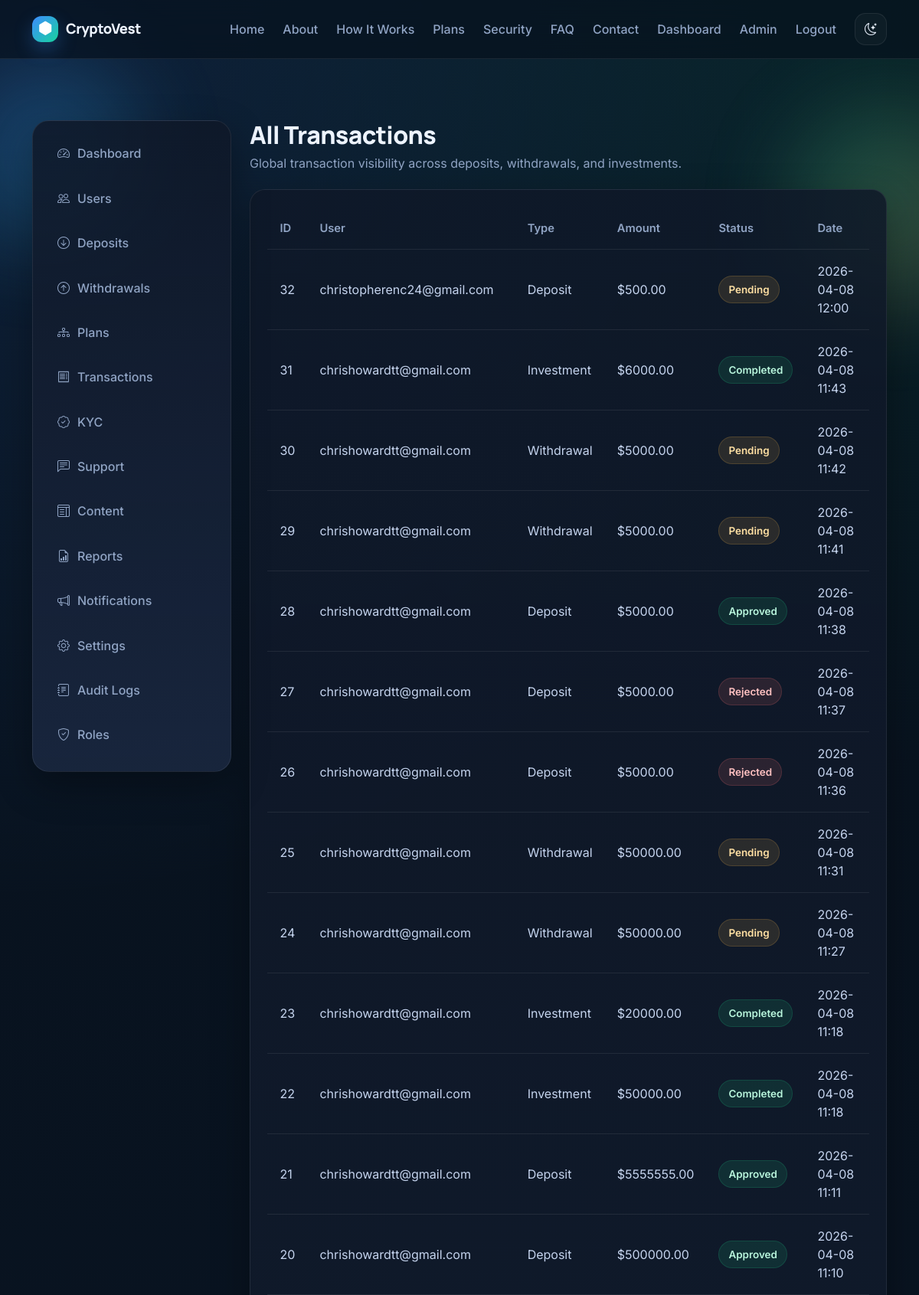
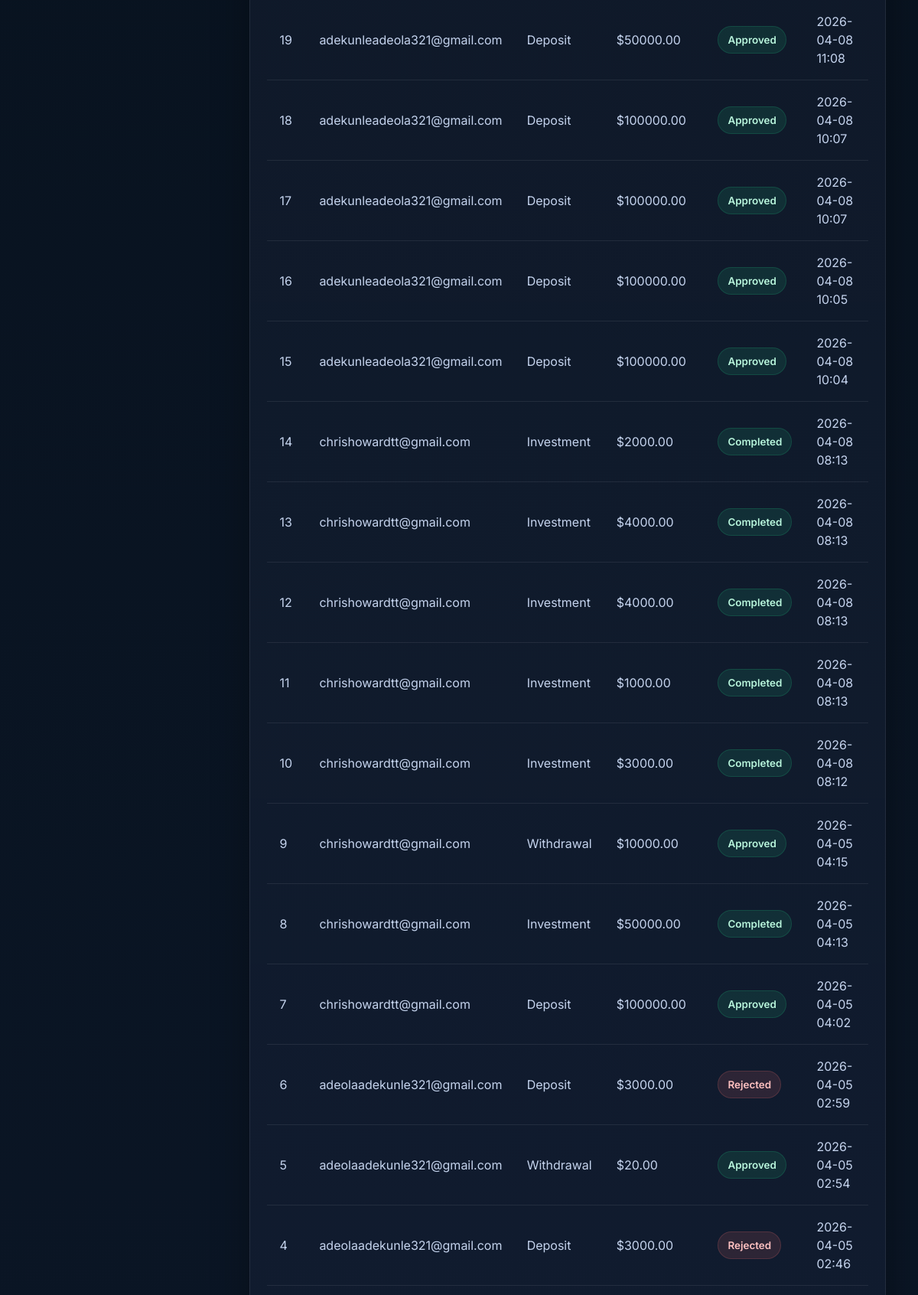
/admin/transactions (signed in, upper part), run on the app's committed database (2 pictures, top to bottom).
### app/models.py (models this page shows, shortened)
class Transaction(db.Model):
    id = db.Column(db.Integer, primary_key=True)
    user_id = db.Column(db.Integer, db.ForeignKey("user.id"), nullable=False)
    tx_type = db.Column(db.String(30), nullable=False)  # deposit, withdrawal, investment
    asset = db.Column(db.String(20), default="USDT")
    amount = db.Column(db.Float, nullable=False)
    network = db.Column(db.String(50), nullable=True)
    wallet_address = db.Column(db.String(255), nullable=True)
    status = db.Column(db.String(30), default="pending")
    reference = db.Column(db.String(120), nullable=True)
    notes = db.Column(db.Text, nullable=True)
    created_at = db.Column(db.DateTime, default=datetime.utcnow)

class User(UserMixin, db.Model):
    id = db.Column(db.Integer, primary_key=True)
    name = db.Column(db.String(120), nullable=False)
    email = db.Column(db.String(120), unique=True, nullable=False, index=True)
    password_hash = db.Column(db.String(255), nullable=False)
    email_verified = db.Column(db.Boolean, default=False)
    email_verified_at = db.Column(db.DateTime, nullable=True)
    is_admin = db.Column(db.Boolean, default=False)
    is_active_account = db.Column(db.Boolean, default=True)
    two_factor_enabled = db.Column(db.Boolean, default=False)
    usd_balance = db.Column(db.Float, default=0.0)
    created_at = db.Column(db.DateTime, default=datetime.utcnow)
    transactions = db.relationship("Transaction", backref="user", lazy=True, cascade="all, delete-orphan")
    investments = db.relationship("Investment", backref="user", lazy=True, cascade="all, delete-orphan")
    tickets = db.relationship("SupportTicket", backref="user", lazy=True, cascade="all, delete-orphan")
    referral_code = db.Column(db.String(20), unique=True, nullable=True, index=True)
    referred_by_id = db.Column(db.Integer, db.ForeignKey("user.id"), nullable=True)
    referral_qualified = db.Column(db.Boolean, default=False)
    first_qualified_deposit_at = db.Column(db.DateTime, nullable=True)
    investment_credit_balance = db.Column(db.Float, default=0.0)
    referral_reward_milestones_paid = db.Column(db.Integer, default=0)
    referred_by = db.relationship(
        "User",
        remote_side=[id],
        backref=db.backref("referred_users", lazy=True)
    )

### app/admin/routes.py (the view)
@admin_bp.route("/transactions")
@login_required
@admin_required
def transactions():
    transactions = Transaction.query.order_by(Transaction.created_at.desc()).all()
    return render_template("admin/transactions.html", transactions=transactions)

### app/models.py (called while the page is built)
@login_manager.user_loader
def load_user(user_id):
    return db.session.get(User, int(user_id))

### app/templates/admin/transactions.html (shortened to what this page needs)
{% extends 'base.html' %}
{% block content %}
<section class="page-section">
    <div class="container dashboard-layout">
        {% include 'includes/admin_sidebar.html' %}
        <div class="page-shell">
            <div class="page-header">
                <h1>All Transactions</h1>
                <p class="text-muted-premium mb-0">Global transaction visibility across deposits, withdrawals, and investments.</p>
            </div>
            <div class="table-panel">
                <table class="table-premium">
                    <tr>
                        <th>ID</th>
                        <th>User</th>
                        <th>Type</th>
                        <th>Amount</th>
                        <th>Status</th>
                        <th>Date</th>
                    </tr>
                    {% for tx in transactions %}
                    <tr>
                        <td>{{ tx.id }}</td>
                        <td>{{ tx.user.email }}</td>
                        <td>{{ tx.tx_type|title }}</td>
                        <td>${{ '%.2f'|format(tx.amount) }}</td>
                        <td><span class="status-badge status-{{ tx.status }}">{{ tx.status|title }}</span></td>
                        <td>{{ tx.created_at.strftime('%Y-%m-%d %H:%M') }}</td>
                    </tr>
                    {% else %}
                    <tr><td colspan="6" class="empty-state">No transactions found.</td></tr>
                    {% endfor %}
                </table>
            </div>
        </div>
    </div>
</section>
{% endblock %}

### app/static/css/style.css (style rules this page uses)
:root { --bg: #07111c; --bg-2: #0b1626; --surface: rgba(15, 24, 40, 0.86); --surface-2: rgba(18, 29, 48, 0.92); --surface-3: rgba(25, 38, 62, 0.95); --text: #edf4ff; --text-soft: #c5d4ee; --muted: #90a4c4; --border: rgba(255, 255, 255, 0.08); --shadow: 0 18px 50px rgba(0, 0, 0, 0.32); --blue: #3d8bff; --cyan: #29d3ff; --emerald: #18d39e; --gold: #f3c969; --danger: #ff7272; --success: #22c983; --warning: #f3b54a; --info: #57a6ff; --radius-xl: 26px; --radius-lg: 20px; --radius-md: 16px; --radius-sm: 12px; }
* { box-sizing: border-box; }
html { scroll-behavior: smooth; }
body { font-family: "Inter", "DM Sans", "Sora", sans-serif; background: radial-gradient(circle at top left, rgba(61,139,255,0.14), transparent 28%), radial-gradient(circle at top right, rgba(24,211,158,0.10), transparent 24%), linear-gradient(180deg, var(--bg), var(--bg-2)); color: var(--text); min-height: 100vh; position: relative; overflow-x: hidden; }
h1, h2, h3, h4, h5, h6, .brand { font-family: "Manrope", "Inter", sans-serif; letter-spacing: -0.02em; }
.page-section { padding: 64px 0; }
.card-premium, .glass-panel, .metric-card, .table-panel, .auth-card, .content-card { border: 1px solid var(--border); border-radius: var(--radius-lg); background: linear-gradient(180deg, var(--surface), var(--surface-2)); box-shadow: var(--shadow); }
.card-premium, .metric-card, .table-panel, .auth-card, .content-card { padding: 1.4rem; }
.section-subtitle, .text-muted-premium { color: var(--muted) !important; }
.table-premium { width: 100%; border-collapse: collapse; }
.table-premium th, .table-premium td { padding: 1rem; border-bottom: 1px solid var(--border); vertical-align: middle; }
.table-premium th { color: var(--muted); font-weight: 600; font-size: .92rem; }
.table-premium td { color: var(--text-soft); }
.status-badge { display: inline-flex; align-items: center; gap: 6px; padding: .45rem .75rem; border-radius: 999px; font-size: .84rem; font-weight: 600; }
.status-approved, .status-completed, .status-active, .status-answered, .status-success { color: #b8f5dc; background: rgba(34,201,131,0.12); border: 1px solid rgba(34,201,131,0.18); }
.status-pending, .status-warning { color: #ffe0a3; background: rgba(243,181,74,0.12); border: 1px solid rgba(243,181,74,0.18); }
.status-rejected, .status-danger, .status-suspended { color: #ffc1c1; background: rgba(255,114,114,0.12); border: 1px solid rgba(255,114,114,0.18); }
.dashboard-layout { display: grid; grid-template-columns: 260px 1fr; gap: 1.5rem; align-items: start; }
.page-shell { min-width: 0; }
.page-header { margin-bottom: 1.4rem; }
.page-header h1 { font-size: 2rem; font-weight: 800; margin-bottom: .35rem; }

### data on the page
Transaction: id "32", user.email "christopherenc24@gmail.com", tx_type "Deposit", amount "500.00", status "Pending", created_at "2026-04-08 12:00"
Transaction: id "31", user.email "chrishowardtt@gmail.com", tx_type "Investment", amount "6000.00", status "Completed", created_at "2026-04-08 11:43"
Transaction: id "30", user.email "chrishowardtt@gmail.com", tx_type "Withdrawal", amount "5000.00", status "Pending", created_at "2026-04-08 11:42"
Transaction: id "29", user.email "chrishowardtt@gmail.com", tx_type "Withdrawal", amount "5000.00", status "Pending", created_at "2026-04-08 11:41"
Transaction: id "28", user.email "chrishowardtt@gmail.com", tx_type "Deposit", amount "5000.00", status "Approved", created_at "2026-04-08 11:38"
Transaction: id "27", user.email "chrishowardtt@gmail.com", tx_type "Deposit", amount "5000.00", status "Rejected", created_at "2026-04-08 11:37"
Transaction: id "26", user.email "chrishowardtt@gmail.com", tx_type "Deposit", amount "5000.00", status "Rejected", created_at "2026-04-08 11:36"
Transaction: id "25", user.email "chrishowardtt@gmail.com", tx_type "Withdrawal", amount "50000.00", status "Pending", created_at "2026-04-08 11:31"
Transaction: id "24", user.email "chrishowardtt@gmail.com", tx_type "Withdrawal", amount "50000.00", status "Pending", created_at "2026-04-08 11:27"
Transaction: id "23", user.email "chrishowardtt@gmail.com", tx_type "Investment", amount "20000.00", status "Completed", created_at "2026-04-08 11:18"
Transaction: id "22", user.email "chrishowardtt@gmail.com", tx_type "Investment", amount "50000.00", status "Completed", created_at "2026-04-08 11:18"
Transaction: id "21", user.email "chrishowardtt@gmail.com", tx_type "Deposit", amount "5555555.00", status "Approved", created_at "2026-04-08 11:11"
Transaction: id "20", user.email "chrishowardtt@gmail.com", tx_type "Deposit", amount "500000.00", status "Approved", created_at "2026-04-08 11:10"
Transaction: id "19", user.email "adekunleadeola321@gmail.com", tx_type "Deposit", amount "50000.00", status "Approved", created_at "2026-04-08 11:08"
Transaction: id "18", user.email "adekunleadeola321@gmail.com", tx_type "Deposit", amount "100000.00", status "Approved", created_at "2026-04-08 10:07"
Transaction: id "17", user.email "adekunleadeola321@gmail.com", tx_type "Deposit", amount "100000.00", status "Approved", created_at "2026-04-08 10:07"
Transaction: id "16", user.email "adekunleadeola321@gmail.com", tx_type "Deposit", amount "100000.00", status "Approved", created_at "2026-04-08 10:05"
Transaction: id "15", user.email "adekunleadeola321@gmail.com", tx_type "Deposit", amount "100000.00", status "Approved", created_at "2026-04-08 10:04"
Transaction: id "14", user.email "chrishowardtt@gmail.com", tx_type "Investment", amount "2000.00", status "Completed", created_at "2026-04-08 08:13"
Transaction: id "13", user.email "chrishowardtt@gmail.com", tx_type "Investment", amount "4000.00", status "Completed", created_at "2026-04-08 08:13"
Transaction: id "12", user.email "chrishowardtt@gmail.com", tx_type "Investment", amount "4000.00", status "Completed", created_at "2026-04-08 08:13"
Transaction: id "11", user.email "chrishowardtt@gmail.com", tx_type "Investment", amount "1000.00", status "Completed", created_at "2026-04-08 08:13"
Transaction: id "10", user.email "chrishowardtt@gmail.com", tx_type "Investment", amount "3000.00", status "Completed", created_at "2026-04-08 08:12"
Transaction: id "9", user.email "chrishowardtt@gmail.com", tx_type "Withdrawal", amount "10000.00", status "Approved", created_at "2026-04-05 04:15"
Transaction: id "8", user.email "chrishowardtt@gmail.com", tx_type "Investment", amount "50000.00", status "Completed", created_at "2026-04-05 04:13"
Transaction: id "7", user.email "chrishowardtt@gmail.com", tx_type "Deposit", amount "100000.00", status "Approved", created_at "2026-04-05 04:02"
Transaction: id "6", user.email "adeolaadekunle321@gmail.com", tx_type "Deposit", amount "3000.00", status "Rejected", created_at "2026-04-05 02:59"
Transaction: id "5", user.email "adeolaadekunle321@gmail.com", tx_type "Withdrawal", amount "20.00", status "Approved", created_at "2026-04-05 02:54"
Transaction: id "4", user.email "adeolaadekunle321@gmail.com", tx_type "Deposit", amount "3000.00", status "Rejected", created_at "2026-04-05 02:46"
